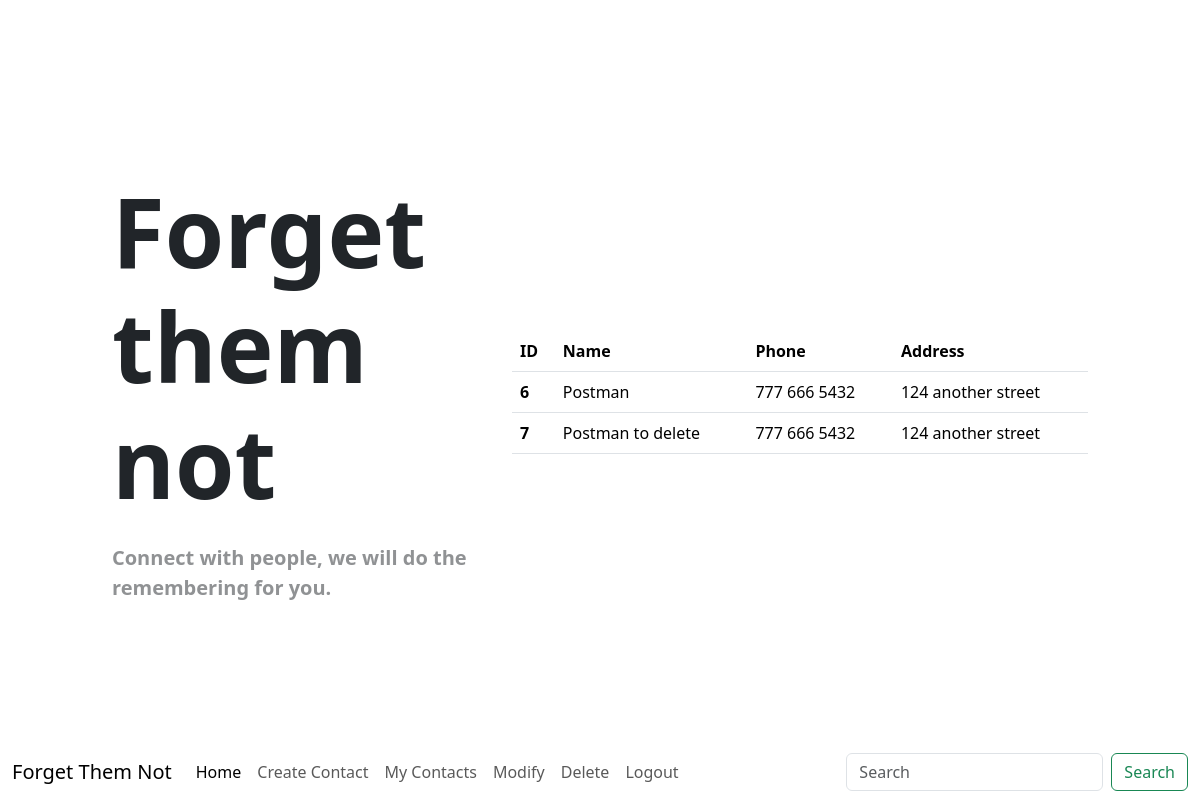
/my_contacts (signed in), run on an earlier commit of the app's database.
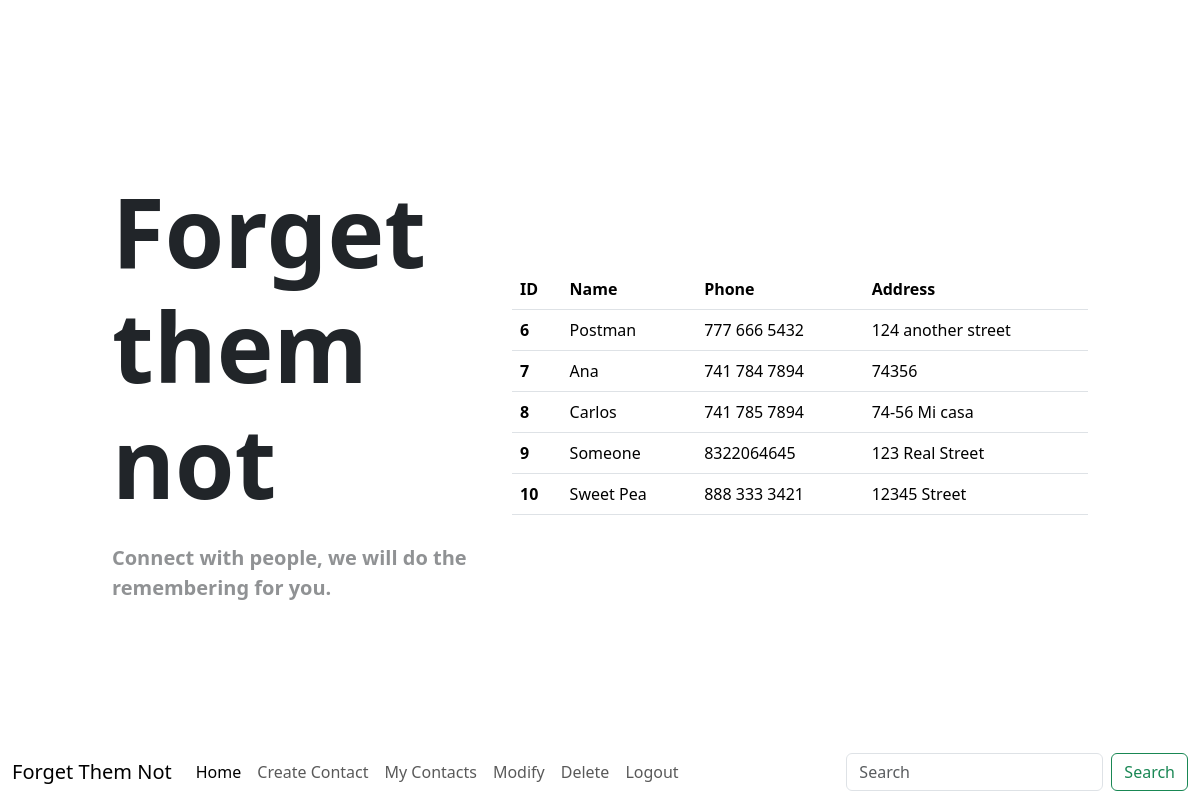
And on a later commit of the database.
### app/models.py (models this page shows, shortened)
class Contact(db.Model):
    id = db.Column(db.Integer, primary_key = True)
    first_name = db.Column(db.String(50), nullable = False)
    last_name = db.Column(db.String(50), nullable = False)
    phone = db.Column(db.String(15), nullable = False)
    address = db.Column(db.String(100), nullable = False)
    date_created = db.Column(db.DateTime, nullable = False, default = datetime.utcnow)
    user_id = db.Column(db.Integer, db.ForeignKey('user.id'), nullable = False)

### app/routes.py (the view)
@app.route('/my_contacts')
def my_contacts():
    contacts = db.session.execute(db.select(Contact).where(Contact.user_id == current_user.id)).scalars().all()
    return render_template('my_contacts.html', contacts = contacts)

### app/models.py (called while the page is built)
    @login.user_loader
    def load_user(user_id):
        return db.session.get(User, user_id)

### app/templates/my_contacts.html
{% extends 'base.html' %}
{% block content %}
<div class="col-6">
<table class="table">
  <thead>
    <tr>
      <th scope="col">ID</th>
      <th scope="col">Name</th>
      <th scope="col">Phone</th>
      <th scope="col">Address</th>
    </tr>
  </thead>
  <tbody>
    {% for contact in contacts %}
        <tr>
        <th scope="row">{{ contact.id }}</th>
        <td>{{ contact.first_name }}</td>
        <td>{{ contact.phone }}</td>
        <td>{{ contact.address }}</td>
        </tr>
    {% endfor %}
  </tbody>
</table>
</div>
{% endblock content %}

### app/templates/base.html (shortened to what this page needs)
<!DOCTYPE html>
<html lang="en">
<head>
    <link rel="stylesheet" href="https://cdn.jsdelivr.net/npm/bootstrap@5.3.1/dist/css/bootstrap.min.css">
    <link rel="stylesheet" href="{{ url_for('static', filename='css/style.css') }}">
</head>
<body>
    <div class="container-fluid">
        <div class="row align-items-center" style="min-height: 100vh">
            <div class="col-4">
                <h1 class="title fw-bold name font">Forget them not</h1>
                <p class="fs-5 fw-semibold text-body-tertiary my-4">Connect with people, we will do the remembering for you.</p>
            </div>
            {% block content %}
            {% endblock content %}
        </div>
    {% include 'nav.html' %}
    </div>
</body>
</html>

### app/templates/nav.html (shortened to what this page needs)
<nav class="navbar navbar-expand-lg bg-transparent fixed-bottom justify-content-center">
    <div class="container-fluid">
      <a class="navbar-brand" href="{{ url_for ('index') }}">Forget Them Not</a>
      <div class="collapse navbar-collapse" id="navbarTogglerDemo02">
        <ul class="navbar-nav me-auto mb-2 mb-lg-0">
          <li class="nav-item">
            <a class="nav-link active" aria-current="{{ url_for ('index') }}" href="#">Home</a>
          </li>
          {% if current_user.is_authenticated %}
          <li class="nav-item">
            <a class="nav-link" href="{{ url_for ('contact') }}">Create Contact</a>
          </li>
          <li class="nav-item">
            <a class="nav-link" href="{{ url_for ('my_contacts') }}">My Contacts</a>
          </li>
          <li class="nav-item">
            <a class="nav-link" href="{{ url_for ('modify') }}">Modify</a>
          </li>
          <li class="nav-item">
            <a class="nav-link" href="{{ url_for ('delete') }}">Delete</a>
          </li>
          <li class="nav-item">
            <a class="nav-link" href="{{ url_for ('logout') }}">Logout</a>
          </li>
          {% endif %}
        </ul>
        <form class="d-flex" role="search">
          <input class="form-control me-2" type="search" placeholder="Search" aria-label="Search">
          <button class="btn btn-outline-success" type="submit">Search</button>
        </form>
      </div>
    </div>
  </nav>

### app/static/css/style.css (style rules this page uses)
.font { font-size: 6rem; }
a { text-decoration: none; color: white; }

What changed in the data, as far as the page shows it:
changed Contact id 7: first_name "Postman to delete" → "Ana"; phone "777 666 5432" → "741 784 7894"; address "124 another street" → "74356"
added Contact: id "8", first_name "Carlos", phone "741 785 7894", address "74-56 Mi casa"
added Contact: id "9", first_name "Someone", phone "8322064645", address "123 Real Street"
added Contact: id "10", first_name "Sweet Pea", phone "888 333 3421", address "12345 Street"
